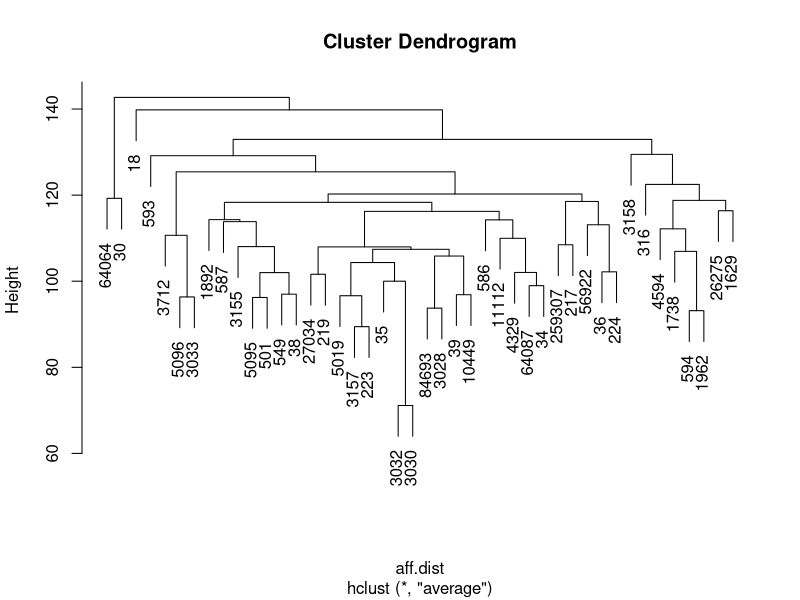
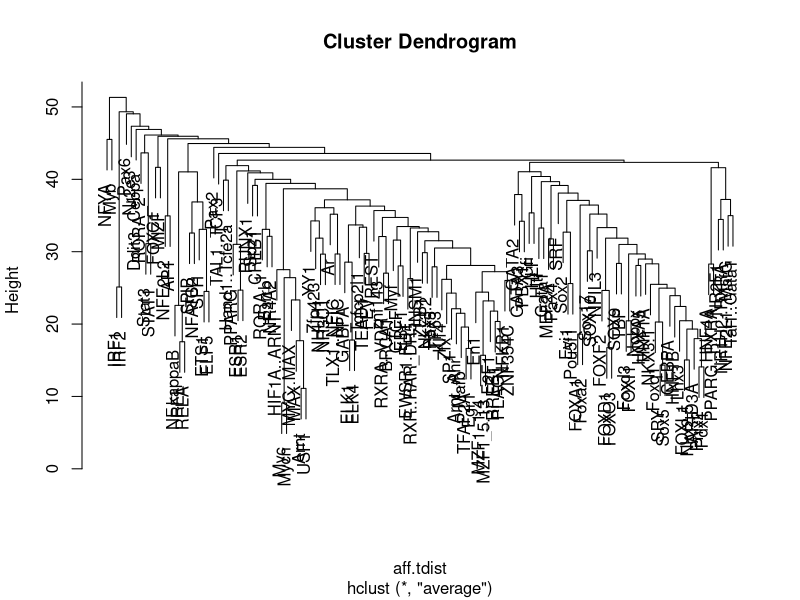
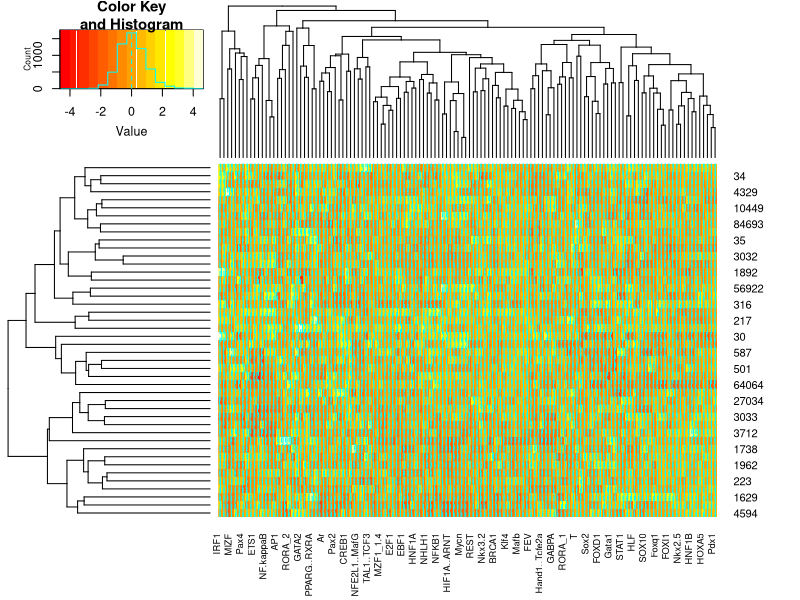

These charts were generated, in order, by the following R code:
require("gplots")

aff.dat <- read.table("KEGG-hsa00280-2011-04-14-genes-TBA-profiles-affinity-hg19-idcorrected-noversion-asEntrez-viaRefSeq-2011-04-11-maximum-ztransf.dat")
aff.mat <- as.matrix(aff.dat)

aff.dist <- dist(aff.mat, method="manhattan")

aff.hclust <- hclust(aff.dist, method = "average")

plot(aff.hclust)

aff.tmat <- t(aff.mat)
aff.tdist <- dist(aff.tmat, method="manhattan")
aff.thclust <- hclust(aff.tdist, method = "average")

plot(aff.thclust)

# ---

heatmap.2(aff.mat, Rowv=TRUE, Colv=TRUE, hclustfun=hclust, distfun=dist, dendrogram="both")
